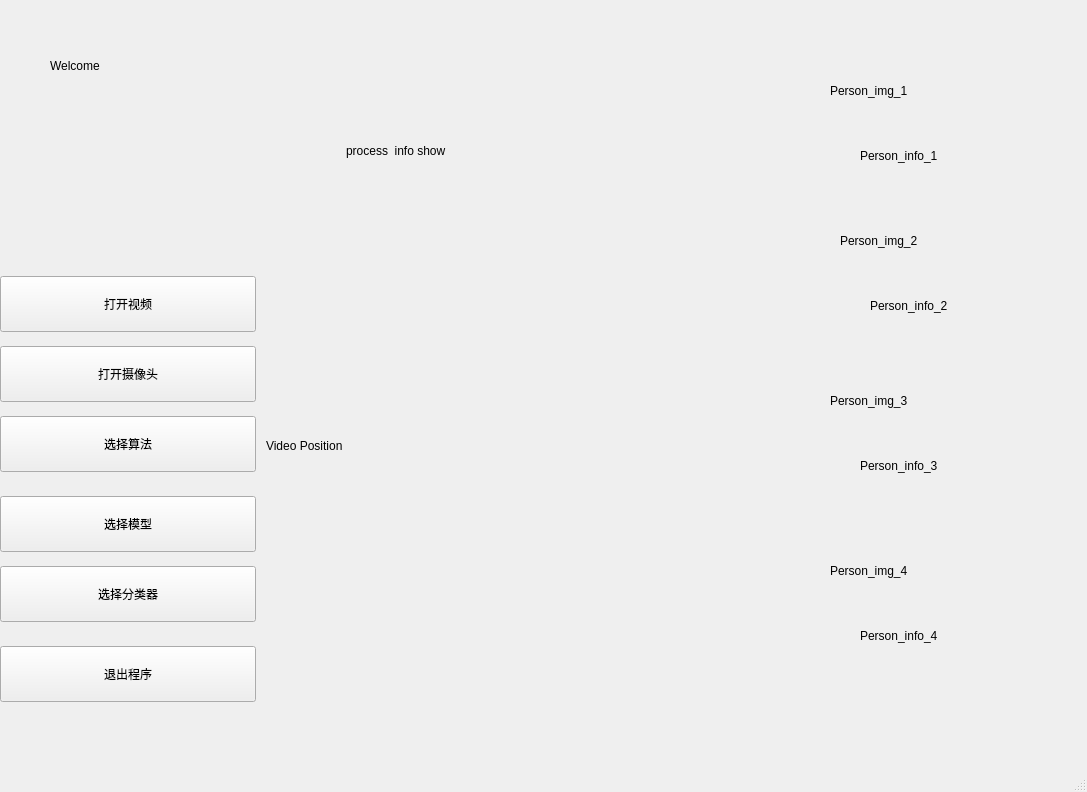
<?xml version="1.0" encoding="UTF-8"?>
<ui version="4.0">
 <class>MainWindow</class>
 <widget class="QMainWindow" name="MainWindow">
  <property name="geometry">
   <rect>
    <x>0</x>
    <y>0</y>
    <width>1087</width>
    <height>792</height>
   </rect>
  </property>
  <property name="windowTitle">
   <string>MainWindow</string>
  </property>
  <widget class="QWidget" name="centralwidget">
   <widget class="QWidget" name="widget" native="true">
    <property name="geometry">
     <rect>
      <x>0</x>
      <y>0</y>
      <width>256</width>
      <height>768</height>
     </rect>
    </property>
    <widget class="QWidget" name="widget_4" native="true">
     <property name="geometry">
      <rect>
       <x>0</x>
       <y>0</y>
       <width>256</width>
       <height>256</height>
      </rect>
     </property>
     <widget class="QLabel" name="label">
      <property name="geometry">
       <rect>
        <x>50</x>
        <y>40</y>
        <width>131</width>
        <height>51</height>
       </rect>
      </property>
      <property name="text">
       <string>Welcome</string>
      </property>
     </widget>
    </widget>
    <widget class="QWidget" name="widget_5" native="true">
     <property name="geometry">
      <rect>
       <x>0</x>
       <y>256</y>
       <width>256</width>
       <height>512</height>
      </rect>
     </property>
     <widget class="QPushButton" name="pushButton">
      <property name="geometry">
       <rect>
        <x>0</x>
        <y>20</y>
        <width>256</width>
        <height>56</height>
       </rect>
      </property>
      <property name="text">
       <string>打开视频</string>
      </property>
     </widget>
     <widget class="QPushButton" name="pushButton_2">
      <property name="geometry">
       <rect>
        <x>0</x>
        <y>90</y>
        <width>256</width>
        <height>56</height>
       </rect>
      </property>
      <property name="text">
       <string>打开摄像头</string>
      </property>
     </widget>
     <widget class="QPushButton" name="pushButton_3">
      <property name="geometry">
       <rect>
        <x>0</x>
        <y>160</y>
        <width>256</width>
        <height>56</height>
       </rect>
      </property>
      <property name="text">
       <string>选择算法</string>
      </property>
     </widget>
     <widget class="QPushButton" name="pushButton_4">
      <property name="geometry">
       <rect>
        <x>0</x>
        <y>240</y>
        <width>256</width>
        <height>56</height>
       </rect>
      </property>
      <property name="text">
       <string>选择模型</string>
      </property>
     </widget>
     <widget class="QPushButton" name="pushButton_5">
      <property name="geometry">
       <rect>
        <x>0</x>
        <y>310</y>
        <width>256</width>
        <height>56</height>
       </rect>
      </property>
      <property name="text">
       <string>选择分类器</string>
      </property>
     </widget>
     <widget class="QPushButton" name="pushButton_6">
      <property name="geometry">
       <rect>
        <x>0</x>
        <y>390</y>
        <width>256</width>
        <height>56</height>
       </rect>
      </property>
      <property name="text">
       <string>退出程序</string>
      </property>
     </widget>
    </widget>
   </widget>
   <widget class="QWidget" name="widget_2" native="true">
    <property name="geometry">
     <rect>
      <x>256</x>
      <y>0</y>
      <width>512</width>
      <height>768</height>
     </rect>
    </property>
    <widget class="QLabel" name="label_2">
     <property name="geometry">
      <rect>
       <x>10</x>
       <y>270</y>
       <width>512</width>
       <height>351</height>
      </rect>
     </property>
     <property name="text">
      <string>Video Position</string>
     </property>
    </widget>
    <widget class="QLabel" name="label_3">
     <property name="geometry">
      <rect>
       <x>90</x>
       <y>100</y>
       <width>271</width>
       <height>101</height>
      </rect>
     </property>
     <property name="text">
      <string>process  info show</string>
     </property>
    </widget>
   </widget>
   <widget class="QWidget" name="widget_3" native="true">
    <property name="geometry">
     <rect>
      <x>790</x>
      <y>-10</y>
      <width>256</width>
      <height>768</height>
     </rect>
    </property>
    <widget class="QWidget" name="widget_6" native="true">
     <property name="geometry">
      <rect>
       <x>0</x>
       <y>60</y>
       <width>256</width>
       <height>141</height>
      </rect>
     </property>
     <widget class="QLabel" name="label_4">
      <property name="geometry">
       <rect>
        <x>40</x>
        <y>10</y>
        <width>191</width>
        <height>61</height>
       </rect>
      </property>
      <property name="text">
       <string>Person_img_1</string>
      </property>
     </widget>
     <widget class="QLabel" name="label_5">
      <property name="geometry">
       <rect>
        <x>70</x>
        <y>90</y>
        <width>121</width>
        <height>31</height>
       </rect>
      </property>
      <property name="text">
       <string>Person_info_1</string>
      </property>
     </widget>
    </widget>
    <widget class="QWidget" name="widget_7" native="true">
     <property name="geometry">
      <rect>
       <x>0</x>
       <y>540</y>
       <width>256</width>
       <height>141</height>
      </rect>
     </property>
     <widget class="QLabel" name="label_6">
      <property name="geometry">
       <rect>
        <x>40</x>
        <y>10</y>
        <width>191</width>
        <height>61</height>
       </rect>
      </property>
      <property name="text">
       <string>Person_img_4</string>
      </property>
     </widget>
     <widget class="QLabel" name="label_7">
      <property name="geometry">
       <rect>
        <x>70</x>
        <y>90</y>
        <width>121</width>
        <height>31</height>
       </rect>
      </property>
      <property name="text">
       <string>Person_info_4</string>
      </property>
     </widget>
    </widget>
    <widget class="QWidget" name="widget_8" native="true">
     <property name="geometry">
      <rect>
       <x>0</x>
       <y>370</y>
       <width>256</width>
       <height>141</height>
      </rect>
     </property>
     <widget class="QLabel" name="label_8">
      <property name="geometry">
       <rect>
        <x>40</x>
        <y>10</y>
        <width>191</width>
        <height>61</height>
       </rect>
      </property>
      <property name="text">
       <string>Person_img_3</string>
      </property>
     </widget>
     <widget class="QLabel" name="label_9">
      <property name="geometry">
       <rect>
        <x>70</x>
        <y>90</y>
        <width>121</width>
        <height>31</height>
       </rect>
      </property>
      <property name="text">
       <string>Person_info_3</string>
      </property>
     </widget>
    </widget>
    <widget class="QWidget" name="widget_9" native="true">
     <property name="geometry">
      <rect>
       <x>10</x>
       <y>210</y>
       <width>256</width>
       <height>141</height>
      </rect>
     </property>
     <widget class="QLabel" name="label_10">
      <property name="geometry">
       <rect>
        <x>40</x>
        <y>10</y>
        <width>191</width>
        <height>61</height>
       </rect>
      </property>
      <property name="text">
       <string>Person_img_2</string>
      </property>
     </widget>
     <widget class="QLabel" name="label_11">
      <property name="geometry">
       <rect>
        <x>70</x>
        <y>90</y>
        <width>121</width>
        <height>31</height>
       </rect>
      </property>
      <property name="text">
       <string>Person_info_2</string>
      </property>
     </widget>
    </widget>
   </widget>
  </widget>
  <widget class="QMenuBar" name="menubar">
   <property name="geometry">
    <rect>
     <x>0</x>
     <y>0</y>
     <width>1087</width>
     <height>26</height>
    </rect>
   </property>
  </widget>
  <widget class="QStatusBar" name="statusbar"/>
 </widget>
 <resources/>
 <connections/>
</ui>
